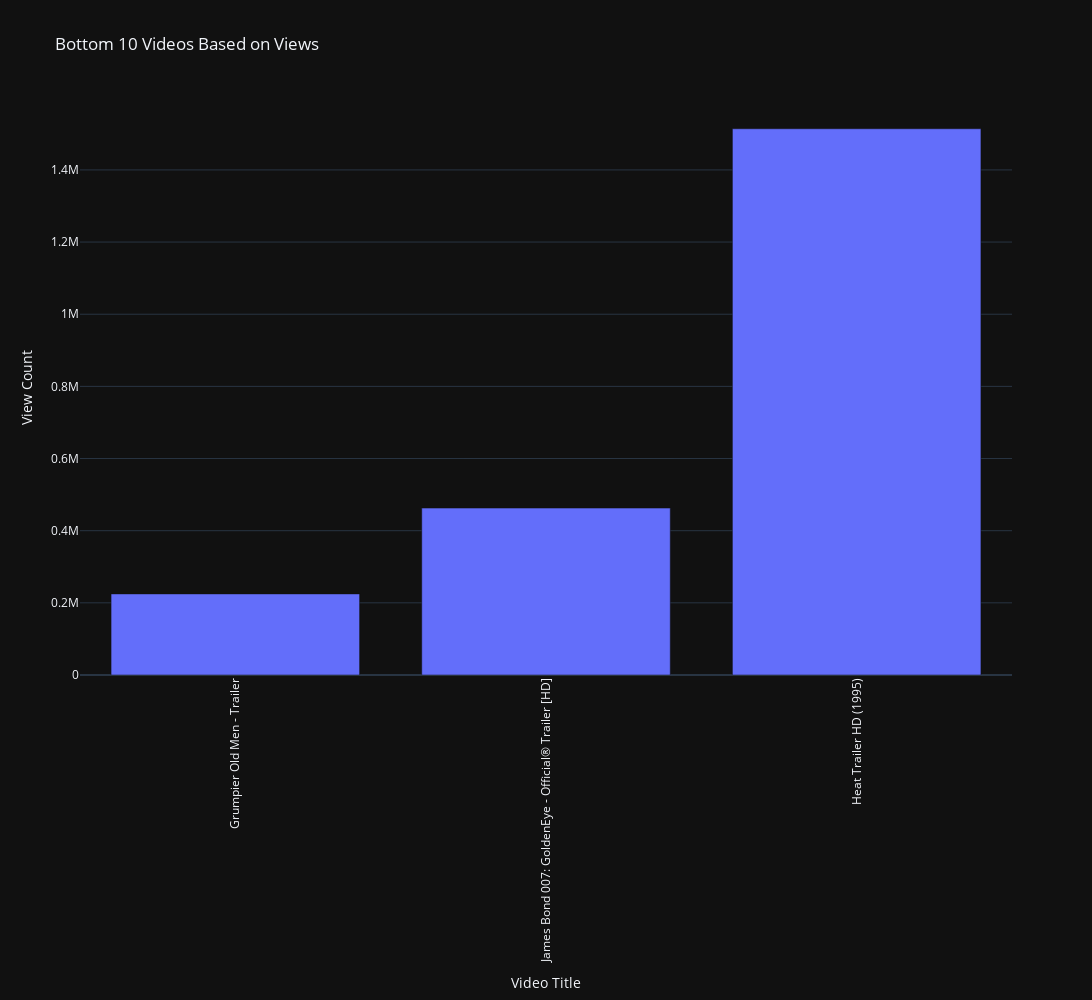

The notebook cell this image was saved under:
### Code cell
fig = px.bar(
    bottom_10_views,
    x = 'title',
    y = 'viewCount',
    title = 'Bottom 10 Videos Based on Views',
    labels = { 'title' : 'Video Title', 'viewCount' : 'View Count' },
    width = width,
    height = height,
    template = template
)
fig.update_layout(xaxis_tickangle = xaxis_tickangle)
fig.show()

### Figure 1 — Plotly figure (JSON) as saved in the notebook; plotly's stock layout.template omitted (floating-point values rounded to 4 significant figures)
{"data": [{"alignmentgroup": "True", "hovertemplate": "Video Title=%{x}<br>View Count=%{y}<extra></extra>", "legendgroup": "", "marker": {"color": "#636efa", "pattern": {"shape": ""}}, "name": "", "offsetgroup": "", "orientation": "v", "showlegend": false, "textposition": "auto", "type": "bar", "x": ["Grumpier Old Men - Trailer", "James Bond 007: GoldenEye - Official® Trailer [HD]", "Heat Trailer HD (1995)"], "xaxis": "x", "y": [224746, 462654, 1514080], "yaxis": "y"}], "layout": {"barmode": "relative", "height": 1000, "legend": {"tracegroupgap": 0}, "title": {"text": "Bottom 10 Videos Based on Views"}, "width": 1600, "xaxis": {"anchor": "y", "domain": [0, 1], "tickangle": -90, "title": {"text": "Video Title"}}, "yaxis": {"anchor": "x", "domain": [0, 1], "title": {"text": "View Count"}}}}
